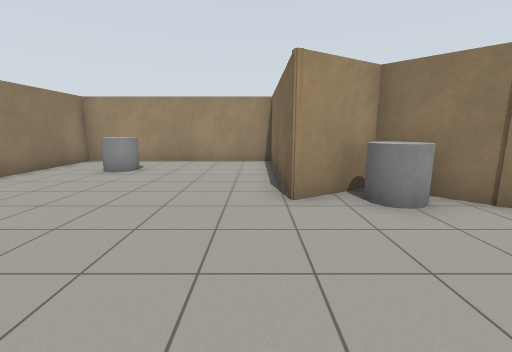
View 1 (above)

14 first-person views from a walk through a Gazebo world. The camera is 1.2 m above the floor, tilts 10° down and sees 90° across. The floor is counted in squares, 1 m on a side. Each view is taken from the middle of a square. On the plan, view 1 faces up. The plan holds only what a view shows up to about 12 squares ahead; the rest is blank.

View 2
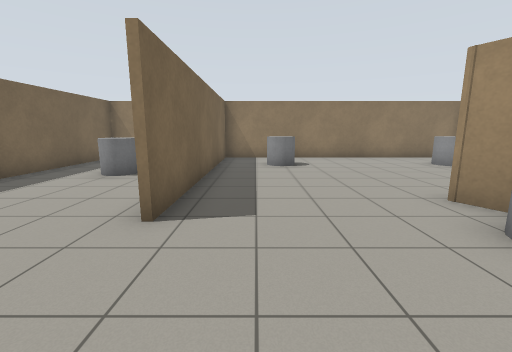

View 3
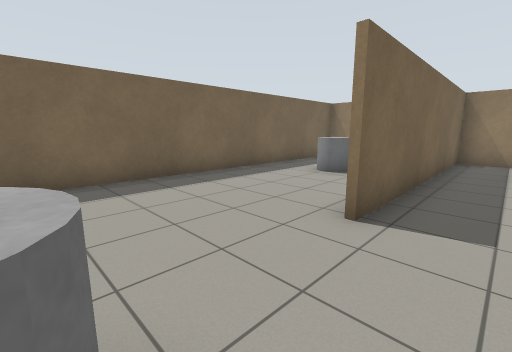

View 4
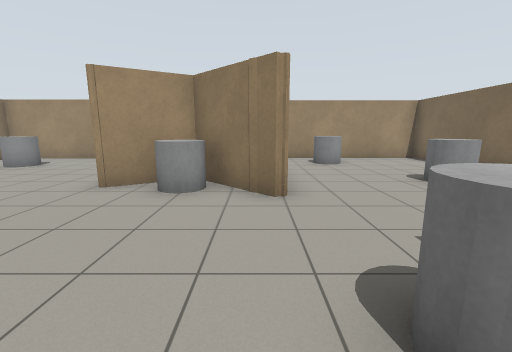

View 5
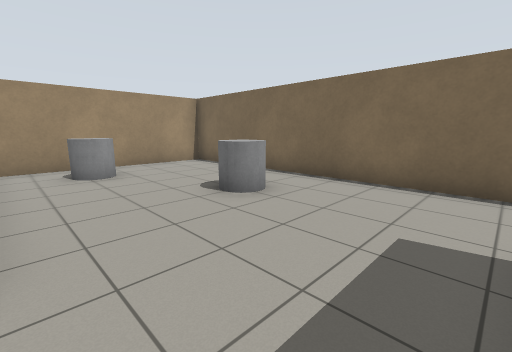

View 6
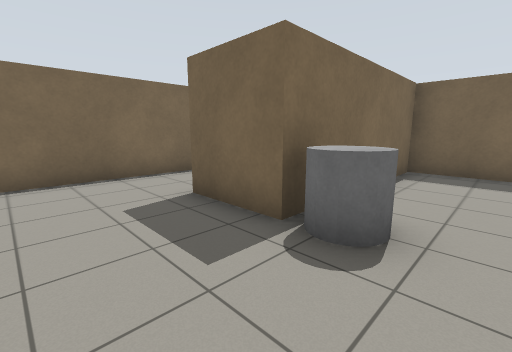

View 7
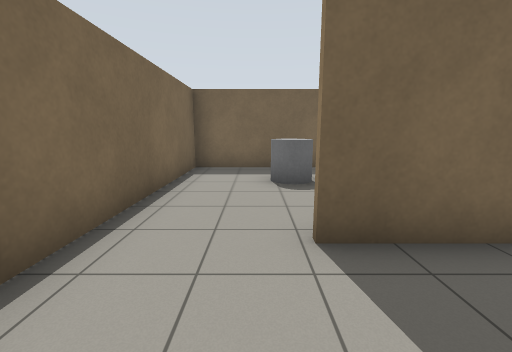

View 8
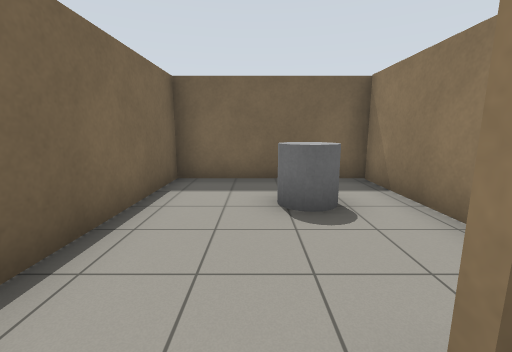

View 9
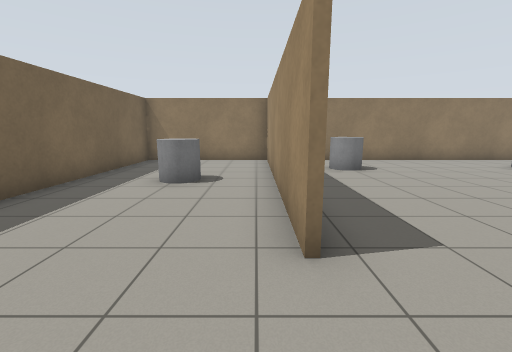

View 10
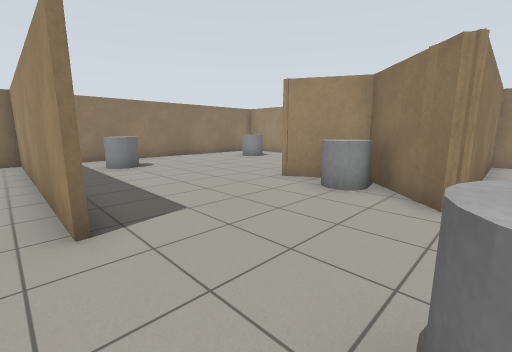

View 11
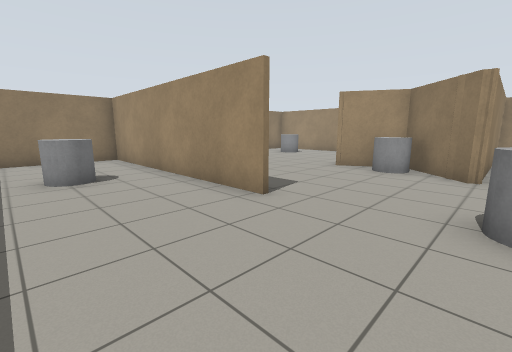

View 12
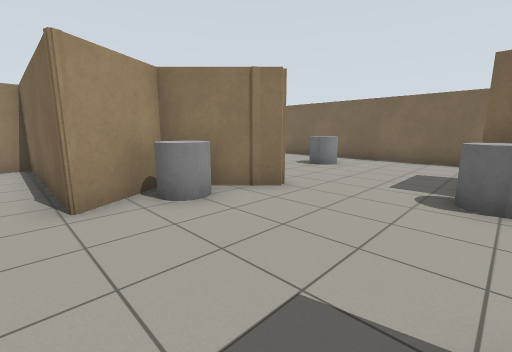

View 13
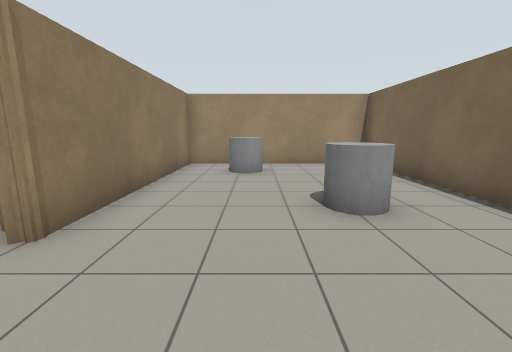

View 14
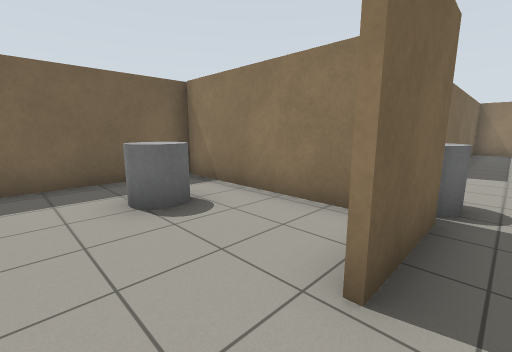

### Floor plan
Ten units are one square. View 1 is at (0, 0); x grows to the right and y downward. Boxes are objects, and circles mark ways between rooms. Rooms are numbered by the first view taken in them; rooms with no view inside come last. Other rooms are left out.
<svg viewBox="-72 -110 187 170">
<path fill="none" stroke="#000" d="M18 5 -67 5M44 -35 25 -54 6 -43 6 -102 -67 -102 -67 55 60 55M-67 4 18 4M61 54 61 -4 84 -4M110 5 110 -105 46 -105 46 -36 38 -40M63 6 63 54M60 55 110 55 110 5"/>
<rect x="-45" y="-25" width="10" height="10" fill="#bbb"><title>grey cylinder</title></rect>
<rect x="-45" y="-85" width="10" height="10" fill="#bbb"><title>grey cylinder</title></rect>
<rect x="-35" y="25" width="20" height="10" fill="#bbb"><title>grey cylinder</title></rect>
<rect x="15" y="-45" width="20" height="10" fill="#bbb"><title>grey cylinder</title></rect>
<rect x="45" y="-5" width="10" height="10" fill="#bbb"><title>grey cylinder</title></rect>
<rect x="55" y="-95" width="20" height="20" fill="#bbb"><title>grey cylinder</title></rect>
<rect x="75" y="-55" width="20" height="10" fill="#bbb"><title>grey cylinder</title></rect>
<rect x="75" y="25" width="10" height="10" fill="#bbb"><title>grey cylinder</title></rect>
<circle cx="95" cy="0" r="3" fill="#2a7"/>
<text x="10" y="-20">1</text>
<text x="80" y="30">2</text>
</svg>
Room 1 opens to room 2.

Where each view was taken, in squares from view 1:
view 1: 0 up, 0 right, facing up
view 2: 1 up, 5 right, facing left
view 3: 1 up, 5 right, facing down-left
view 4: 1 down, 4 right, facing up
view 5: 1 up, 5 right, facing up-right
view 6: 3 up, 4 right, facing down-right
view 7: 3 up, 9 right, facing down
view 8: 1 up, 9 right, facing down
view 9: 1 down, 4 right, facing left
view 10: 1 down, 5 right, facing up-left
view 11: 4 down, 5 right, facing up-left
view 12: 0 up, 0 right, facing up-right
view 13: 1 up, 7 right, facing up
view 14: 1 up, 10 right, facing down-left
